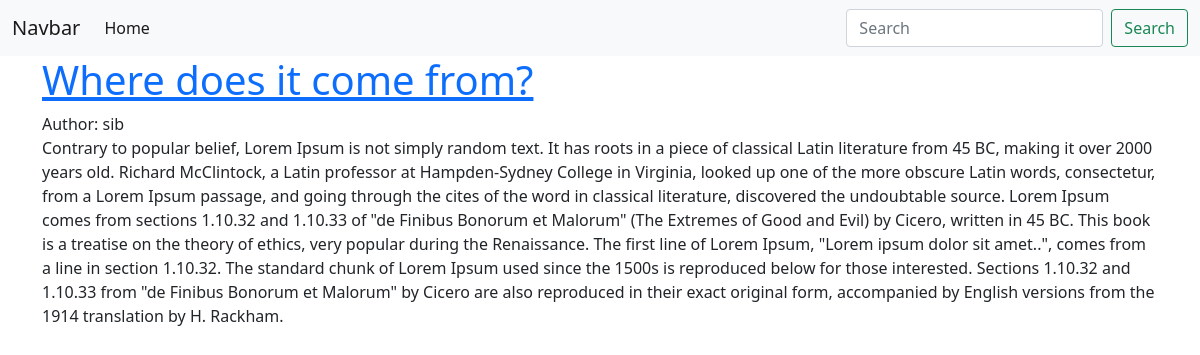
/blog/from/, run on the app's committed database.
### blog/models.py (models this page shows, shortened)
class Post (models.Model):
    class NewManager(models.Manager):
        def get_queryset(self):
            return super().get_queryset().filter(status='published')
    options = (
        ('draft', 'Draft'),
        ('published', 'Published'),
    )
    title = models.CharField(max_length=250)
    excerpt = models.TextField(null=True)
    slug = models.SlugField(max_length=250, unique_for_date='publish')
    publish = models.DateTimeField(default=timezone.now)
    author = models.ForeignKey(
        User, on_delete=models.CASCADE, related_name="blog_posts")
    content = models.TextField()
    status = models.CharField(max_length=10, choices=options, default='draft')
    objects = models.Manager()  # default manager
    newmanager = NewManager()  # custom manager
    def get_absolute_url(self):
        return reverse('blog:post_single', args=[self.slug])
    class Meta:
        ordering = ('publish', )

### blog/views.py (the view)
# urls.py: path('<slug:post>/', views.post_single, name='post_single'),
def post_single(request, post):
    post = get_object_or_404(Post, slug=post, status='published')
    return render(request, 'single.html', {'post': post})

### blog/templates/single.html (shortened to what this page needs)
{% extends "base.html" %}
{% block content %}
<div class="container">
    <div class="row justify-content-md-center">
        <div class="col-md-12">
            <h1><a href="{{post.get_absolute_url}}">{{post.title}}</a></h1>
            Author: {{post.author}}<br />
            {{post.content}}<br />
        </div>
    </div>
</div>
{% endblock %}

### data on the page
Post: title "Where does it come from?", author "sib", content "Contrary to popular belief, Lorem Ipsum is not simply random text. It has roots in a piece of classical Latin literature from 45 BC, making it over 2000 years old. Richard McClintock, a Latin professor at Hampden-Sydney College in Virginia, looked up one of the more obscure Latin words, consectetur, from a Lorem Ipsum passage, and going through the cites of the word in classical literature, discovered the undoubtable source. Lorem Ipsum comes from sections 1.10.32 and 1.10.33 of \"de Finibus Bonorum et Malorum\" (The Extremes of Good and Evil) by Cicero, written in 45 BC. This book is a treatise on the theory of ethics, very popular during the Renaissance. The first line of Lorem Ipsum,…"
